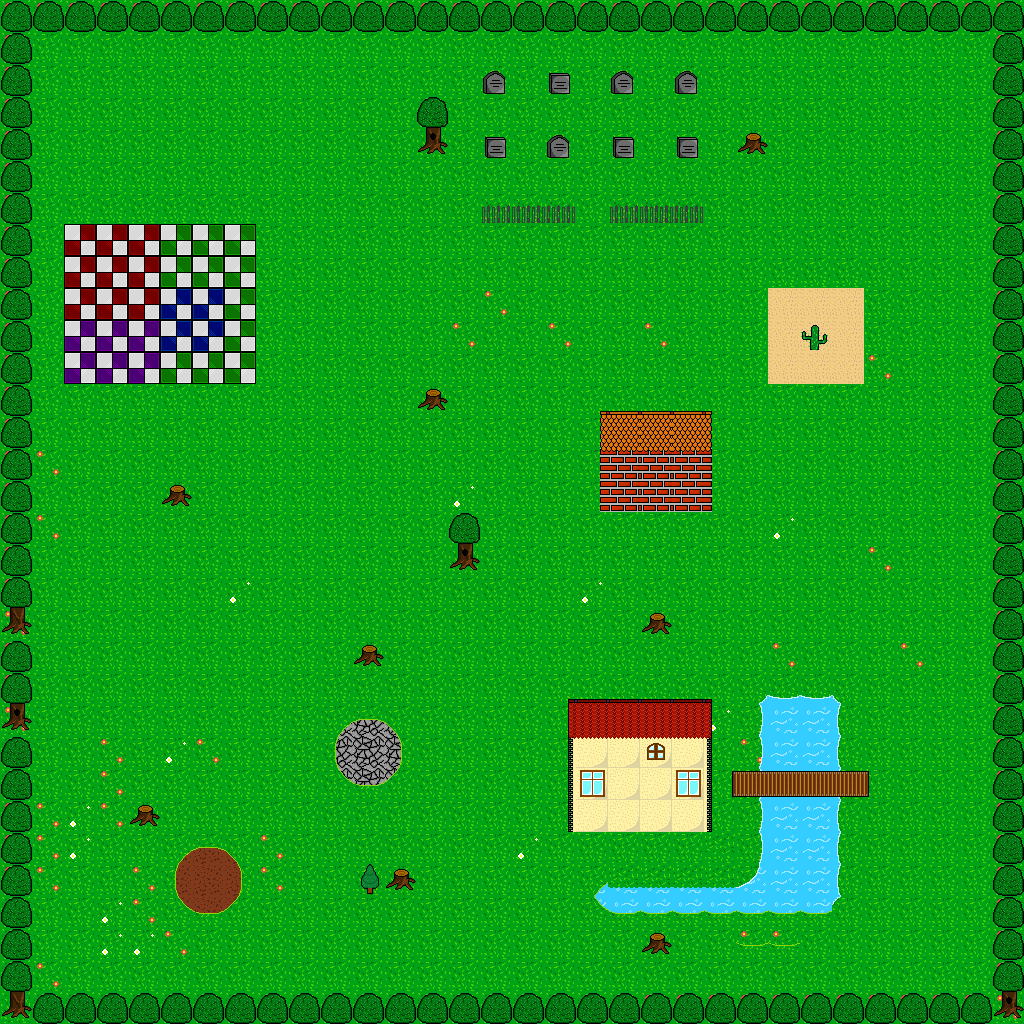

A level layout from a 2D game, rendered from its tile map. Below: a short description, then the map file with tile-grid data replaced by summaries:
An orthogonal 32x32 tile map with 32x32 px tiles, 3 tile layers (Background, Ground, Decoration) and 5 objects.

<map version="1.0" tiledversion="1.0.1" orientation="orthogonal" renderorder="left-down" width="32" height="32" tilewidth="32" tileheight="32" nextobjectid="17">
 <tileset firstgid="1" name="tileset1" tilewidth="32" tileheight="32" tilecount="256" columns="16">
  <image source="tileset1.png" width="512" height="512" />
 </tileset>
 <layer name="Background" width="32" height="32">
  <data>[1024 cells, 1024 non-empty, 14 distinct tile ids]</data>
 </layer>
 <layer name="Ground" width="32" height="32">
  <data>[1024 cells, 115 non-empty, 43 distinct tile ids]</data>
 </layer>
 <layer name="Decoration" width="32" height="32">
  <data>[1024 cells, 157 non-empty, 20 distinct tile ids]</data>
 </layer>
 <objectgroup name="MAP_COLLISION">
  <object id="5" x="0" y="-1.33333" width="32" height="1024" />
  <object id="6" x="36" y="992" width="992" height="32" />
  <object id="7" x="994.667" y="-5.33333" width="32" height="992" />
  <object id="9" x="34.6667" y="0" width="960" height="32" />
  <object id="16" x="448.667" y="511.667" width="31.3333" height="59" />
 </objectgroup>
 <objectgroup name="MAP_SPAWNS" />
 <objectgroup name="MAP_PORTAL" />
</map>
